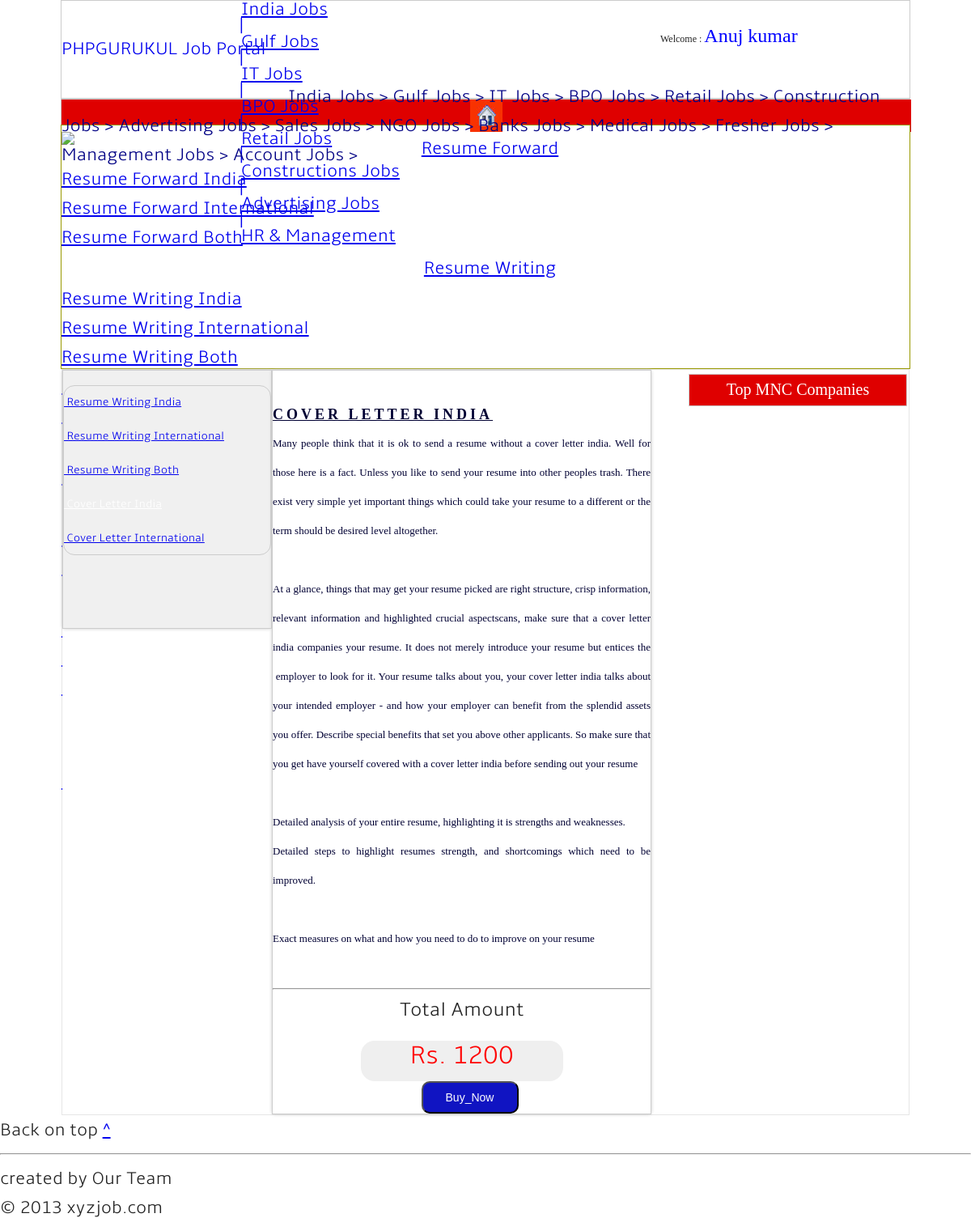
The page /CoverLetterIndia.php (signed in) on the database its author committed.
### tables this page shows
CREATE TABLE IF NOT EXISTS `static` (
  `static_id` int(11) NOT NULL,
  `page` varchar(128) NOT NULL,
  `details` longtext NOT NULL
);

CREATE TABLE IF NOT EXISTS `resume_frwd_price` (
  `ser_no` int(11) NOT NULL,
  `ser_code` varchar(50) NOT NULL,
  `detail` varchar(200) NOT NULL,
  `price` int(100) NOT NULL
);

### CoverLetterIndia.php (the view, shortened to what this page needs)
<!DOCTYPE html PUBLIC "-//W3C//DTD XHTML 1.0 Transitional//EN" "http://www.w3.org/TR/xhtml1/DTD/xhtml1-transitional.dtd">
<html xmlns="http://www.w3.org/1999/xhtml">
<head>
<link rel="stylesheet" href="css/style.css" type="text/css" />
</head>
<body style=" background-color:#FFFFFF;" >
<div style="width:100%; height:auto; border:solid 0px #990000;">
<div style="width:1050px;  height:auto; margin:auto; border:solid 0px #00FF00;">
<div style="width:1048px; height:120px; background-color:#FFFFFF; border:solid 1px #CCCCCC;">
<?php
	if(isset($_SESSION['EMAIL']))
	{
		include('myaccountheader.php');
	}
	else
	{
		include('header.php');
	}
?></div>
<div style="width:1048px; height:30px;background-color:#1B43E2; border:solid 1px #CCCCCC;">
<?php
	if(isset($_SESSION['EMAIL']))
	{
		include('ma_menu.php');
	}
	else
	{
		include('menu.php');
	}
?>
</div>
<div style="1048px; height:300px;background-color:#FFFFFF; border:solid 1px #999900;">
<img src="images/resumeforword.gif" />
</div>
<table style="width:1048px; height:auto; border:solid 1px #E6E6E6; margin:auto;">
  <tr><td>
		<table style=" border:#000000 0px solid;background-color:#FFFFFF; float:left; height:auto; width:1044px;">
		<tr>
		<td>
		<table style="width:255px; margin-top:0px;  background-color:#F0F0F0; font-size:14px; height:auto;border-radius: 4px; box-shadow: 0px 0px 4px #CCCCCC; float:left;  border: 1px #CCCCCC solid;">
	<tr><td>
	<table style="width:255px;margin-left:0px; margin-right:0px; background-color:#F0F0F0; margin-bottom:90px;margin-top:0px;">
	<tr>
	<td style="height:auto; border: 0px #CCCCCC solid; ">
<div style=" width:255px float:left; height:auto;  ">
<link rel="stylesheet" href="css_middle/style.css" type="text/css" />
<ul id="css3menu11" class="topmenu" style="margin-top:18px;;border-radius: 14px;width:255px;border: 1px #CCCCCC solid; margin-left:0px;">
	<li class="topfirst"><a href="ResumeWritingIndia.php" style="height:40px;line-height:40px; width:255px; border-radius:15px 15px 0px 0px;  border:#000000 0px solid;"><div style="padding-left:0px;"><b> &nbsp;Resume Writing India</b></div></a></li>
	 <li style="height:2px;width:265px;"></li>
	<li class="toplast"><a href="ResumeWritingInternational.php" style="height:40px;  line-height:40px; width:255px;"><div style="padding-left:0px;"><b> &nbsp;Resume Writing International</b></div></a></li>
	 <li style="height:2px;width:265px;"></li>
    <li class="topmenu"><a href="ResumeWritingBoth.php" style="height:40px;line-height:40px;margin-left:0px; width:254px;"><div style="padding-left:0px;"><b> &nbsp;Resume Writing Both</b></div></a></li>
	 <li style="height:2px;width:265px;"></li>
<li class="toplast"><a href="CoverLetterIndia.php" style="height:40px; background-color:#000000; color:#FFFFFF; line-height:40px; width:255px;"><div style="padding-left:0px;"><b> &nbsp;Cover Letter India</b></div></a></li>
 <li style="height:2px;width:265px;"></li>
    <li class="topmenu"><a href="CoverLetterInternational.php" style="height:40px;line-height:40px;margin-left:0px; width:254px;"><div style="padding-left:0px;"><b> &nbsp;Cover Letter International</b></div></a></li>
</ul></div>
	</td></tr>
	</table></td></tr>
		</table>
				<table style="width:467px; background-color:#FFFFFF; font-size:14px; height:auto;border-radius: 4px; box-shadow: 0px 0px 4px #CCCCCC; float:left;  border: 1px #CCCCCC solid;">
	<tr><td>
	<table style="width:467px;margin-left:0px; margin-right:0px; ">
	<tr>
	<td style="height:auto; border: 0px #CCCCCC solid; ">
	 <?php
$server=mysql_query("select * from static where page='CoverLetterIndia'");
while($get=mysql_fetch_array($server))
{
       echo $get['details'];
}
?></td></tr>
		<tr>
	<td style="height:auto; border: 0px #CCCCCC solid; " align="center">
	<hr />
			<strong style="width:255px; height:auto;border: 0px #CCCCCC solid; font-size:24px;" align="center"> <b>Total Amount</b></strong>
			<div style="width:250px; height:50px;border:solid 0px #999900;background-color:#EFEFEF; font-size:40px; border-radius:17px 17px 17px 17px;"align="center">
	<div style="width:200px; height:40px; margin-top:20px; border:#000000 0px solid;" align="center">
		<form method='post' action='data.php' name='frm1'>
				<?php include('dbconnection.php');
					$ser="Cover Letter India";
					$result=mysql_query("select * from resume_frwd_price where detail='$ser' ");
					$resume=array();
					while($data=mysql_fetch_array($result))
					{
				       $resume[]=$data;
					} ?>
					<font color='red' size='6'><b><?php foreach($resume as $res){ echo" Rs. $res[3]";} ?></b></font>
					<input type='hidden' name='service' value='<?php foreach($resume as $res){ echo $res[2];} ?>' /></div></div></p>
					<p align="center"><a href="data.php"><input type="submit" name="RF" value="Buy_Now" style=" color:#FFFFFF; margin-left:20px;font-family:Arial, Helvetica, sans-serif; background-color:#1014C2; border-radius:10px 10px 10px 10px; width:120px; height:40px; font-size:14px;"></a></p></td>
</div></div>
		<table style="width:270px;  float:right; height:auto;border: 0px #000 solid;" align="right">
		<tr style="width:270px; height:18px;border: 0px #F3F3F3 solid;">
		<td style="border:#000000 0px solid;" ><div style=" width:270px;background-color:#FFFFFF; float:left; height:60px;  border:solid 0px #999900;"><table style="width:270px; height:40px; border:solid 1px #CCCCCC; color:#FFFFFF; margin-top:5px; background-color:#DF0000; font-size:20px; font-family:Comic Sans MS;"><font style="margin-left:0px; ">
<tr style="width:270px; "align="center"><td><b>Top MNC Companies</b></td></tr></font> </table>
</div>
</td>
</tr>
		</table>
<div style="width:100%; height:auto; margin:auto; border:solid 0px #000000;">
<?php include('footer.php');?>
</div>
</body>
</html>

### style.css (style rules this page uses)
html, body, div, span, applet, object, iframe, h1, h2, h3, h4, h5, h6, p, blockquote, pre, a, abbr, acronym, address, big, cite, code, del, dfn, em, img, ins, kbd, q, s, samp, small, strike, strong, sub, sup, tt, var, b, u, i, center, dl, dt, dd, ol, ul, li, fieldset, form, label, legend, table, caption, tbody, tfoot, thead, tr, th, td, article, aside, canvas, details, embed, figure, figcaption, footer, header, hgroup, menu, nav, output, ruby, section, summary, time, mark, audio, video { margin: 0; padding: 0; border: 0; font-size: 100%; font: inherit; vertical-align: baseline; }
body { line-height: 1; }
ol, ul { list-style: none; }
table { border-collapse: collapse; border-spacing: 0; }
body { font-family: 'amblelight'; font-size: 22px; line-height: 36px; font-weight:300; color:#222222; }
h1,h2,h3,h4,h5 { font-family: 'Raleway', sans-serif; font-weight:900; letter-spacing:4px; text-transform:uppercase; }

### rows shown on the page
static: details "COVER LETTER INDIA Many people think that it is ok to send a resume without a cover letter india. Well for those here is a fact. Unless you like to send your resume into other peoples trash. There exist very simple yet important things which could take your resume to a different or the term should be desired level altogether. At a glance, things that may get your resume picked are right structure, crisp information, relevant information and highlighted crucial aspectscans, make sure that a cover letter india companies your resume. It does not merely introduce your resume but entices the employer to look for it. Your resume talks about you, your cover letter india talks about your intended…"
resume_frwd_price: price "1200"

### other values the page prints
$name "Anuj kumar"
